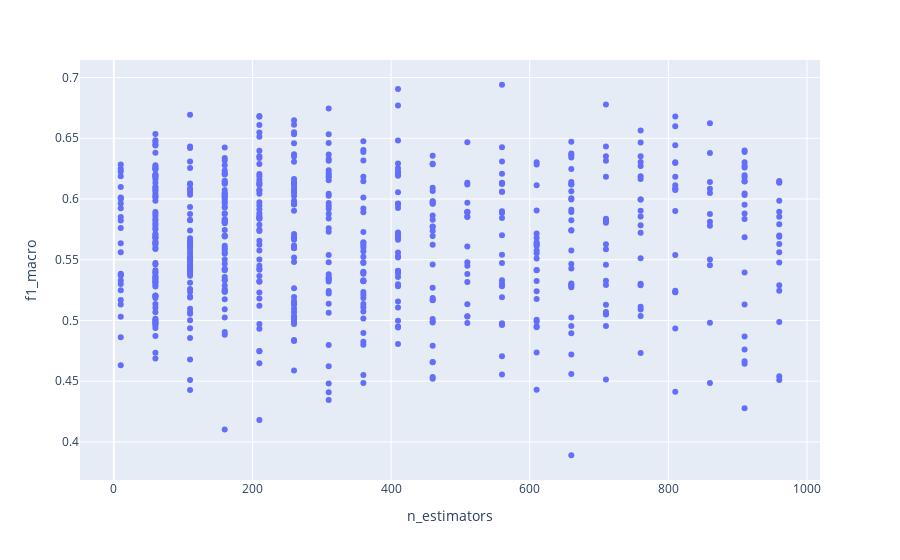

Notebook code for this chart:
### Code cell
px.scatter(df, x = "n_estimators", y = "f1_macro")

### Figure 1 — Plotly figure (JSON) as saved in the notebook; plotly's stock layout.template omitted (floating-point values rounded to 4 significant figures; data arrays with more than 128 entries replaced by an {"elided": "..."} marker saying what was removed)
{"data": [{"hovertemplate": "n_estimators=%{x}<br>f1_macro=%{y}<extra></extra>", "legendgroup": "", "marker": {"color": "#636efa", "symbol": "circle"}, "mode": "markers", "name": "", "orientation": "v", "showlegend": false, "type": "scatter", "x": {"elided": "648 int values"}, "xaxis": "x", "y": {"elided": "648 float values"}, "yaxis": "y"}], "layout": {"legend": {"tracegroupgap": 0}, "margin": {"t": 60}, "xaxis": {"anchor": "y", "domain": [0, 1], "title": {"text": "n_estimators"}}, "yaxis": {"anchor": "x", "domain": [0, 1], "title": {"text": "f1_macro"}}}}
